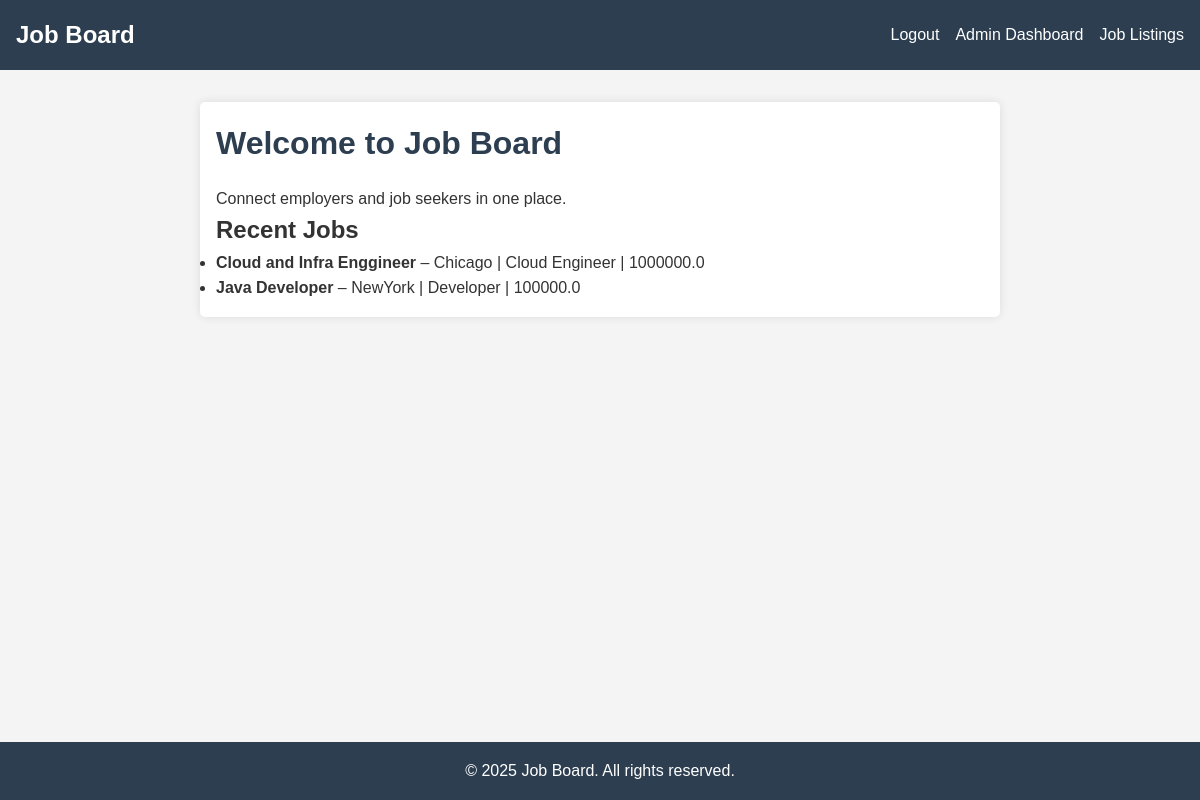
The page / (signed in) on the database its author committed.
### backend/models.py (models this page shows)
class Job(db.Model):
    __tablename__ = 'job'
    id = db.Column(db.Integer, primary_key=True)
    title = db.Column(db.String(100), nullable=False)
    description = db.Column(db.Text)
    location = db.Column(db.String(100))
    salary = db.Column(db.Float)
    category = db.Column(db.String(100))
    employer_id = db.Column(db.Integer, db.ForeignKey('employer.id'), nullable=False)
    employer = db.relationship('Employer', back_populates='jobs', lazy=True)
    applications = db.relationship('Application', back_populates='job', lazy=True)

### backend/app.py (the view)
    @app.route('/')
    def index():
        jobs = Job.query.order_by(Job.id.desc()).limit(5).all()
        return render_template('index.html', jobs=jobs)

### templates/index.html (shortened to what this page needs)
<!DOCTYPE html>
<html lang="en">
<head>
    <link rel="stylesheet" href="{{ url_for('static', filename='css/style.css') }}">
</head>
<body>
<nav>
    <h2>Job Board</h2>
    <ul>
        {% if 'user_id' in session %}
            <li><a href="{{ url_for('logout') }}">Logout</a></li>
            {% if session['role'] == 'employer' %}
                <li><a href="{{ url_for('employer_jobs') }}">My Jobs</a></li>
            {% elif session['role'] == 'seeker' %}
                <li><a href="{{ url_for('my_applications') }}">My Applications</a></li>
            {% elif session['role'] == 'admin' %}
                <li><a href="{{ url_for('admin_dashboard') }}">Admin Dashboard</a></li>
            {% endif %}
            <li><a href="{{ url_for('job_listings') }}">Job Listings</a></li>
        {% else %}
            <li><a href="{{ url_for('login') }}">Login</a></li>
            <li><a href="{{ url_for('register') }}">Register</a></li>
            <li><a href="{{ url_for('job_listings') }}">Job Listings</a></li>
        {% endif %}
    </ul>
</nav>
<main>
    <h1>Welcome to Job Board</h1>
    <p>Connect employers and job seekers in one place.</p>
    <h2>Recent Jobs</h2>
    <ul>
        {% for job in jobs %}
            <li>
                <strong>{{ job.title }}</strong> – {{ job.location }} |
                {{ job.category }} |
                {{ job.salary or 'N/A' }}
            </li>
        {% else %}
            <li>No jobs posted yet.</li>
        {% endfor %}
    </ul>
</main>
<footer>
    <p>&copy; 2025 Job Board. All rights reserved.</p>
</footer>
</body>
</html>

### static/css/style.css (style rules this page uses)
* { margin: 0; padding: 0; box-sizing: border-box; }
body { font-family: 'Arial', sans-serif; line-height: 1.6; background-color: #f4f4f4; color: #333; }
nav { background-color: #2c3e50; color: white; padding: 1rem; display: flex; justify-content: space-between; align-items: center; }
nav h2 { margin: 0; }
nav ul { list-style: none; display: flex; gap: 1rem; }
nav a { color: white; text-decoration: none; }
main { max-width: 800px; margin: 2rem auto; padding: 1rem; background: white; border-radius: 5px; box-shadow: 0 0 10px rgba(0, 0, 0, 0.1); }
h1 { color: #2c3e50; margin-bottom: 1rem; }
a { color: #2980b9; text-decoration: none; }
footer { text-align: center; padding: 1rem; background-color: #2c3e50; color: white; position: fixed; width: 100%; bottom: 0; }

### rows shown on the page
Job: title "Cloud and Infra Enggineer", location "Chicago", category "Cloud Engineer", salary "1000000.0"
Job: title "Java Developer", location "NewYork", category "Developer", salary "100000.0"
